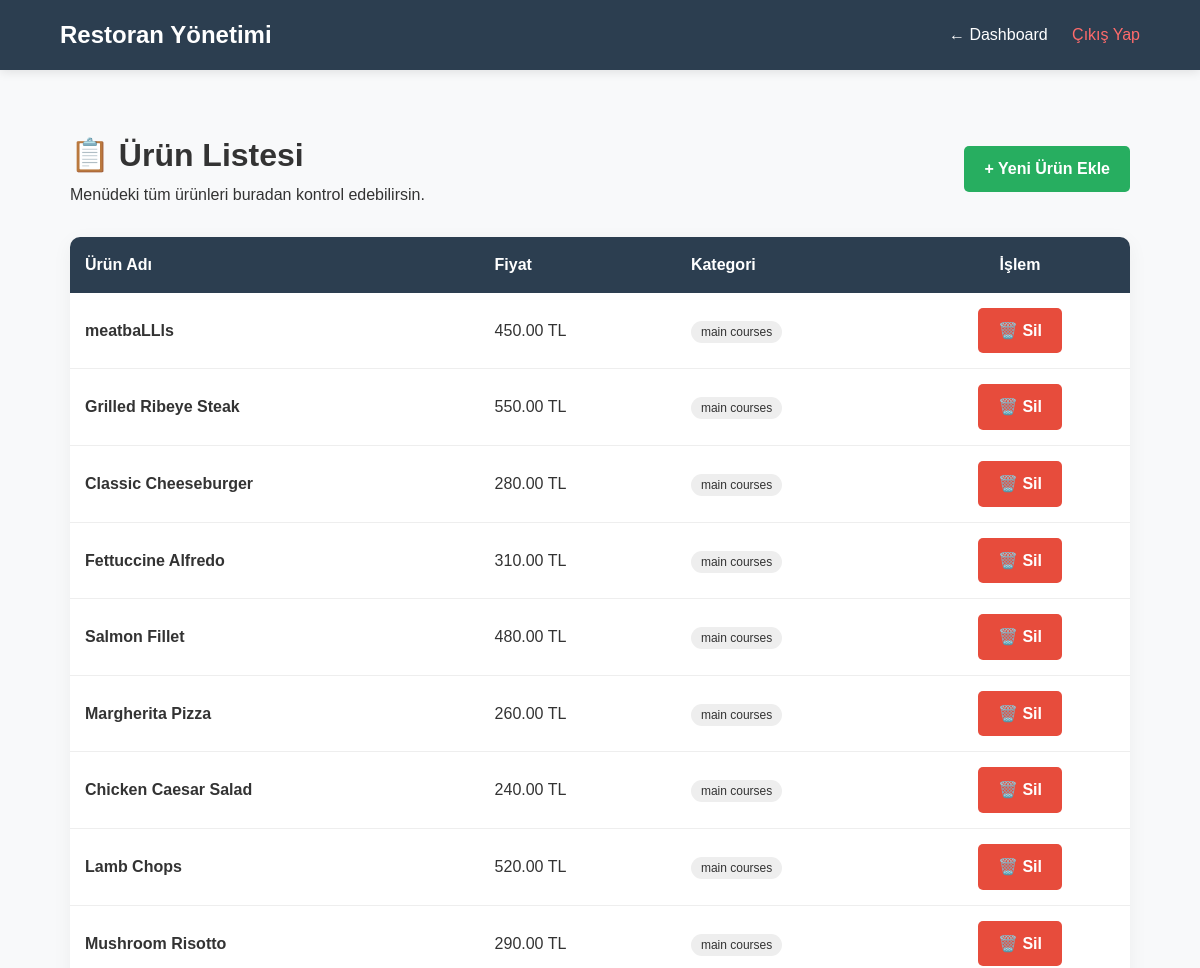
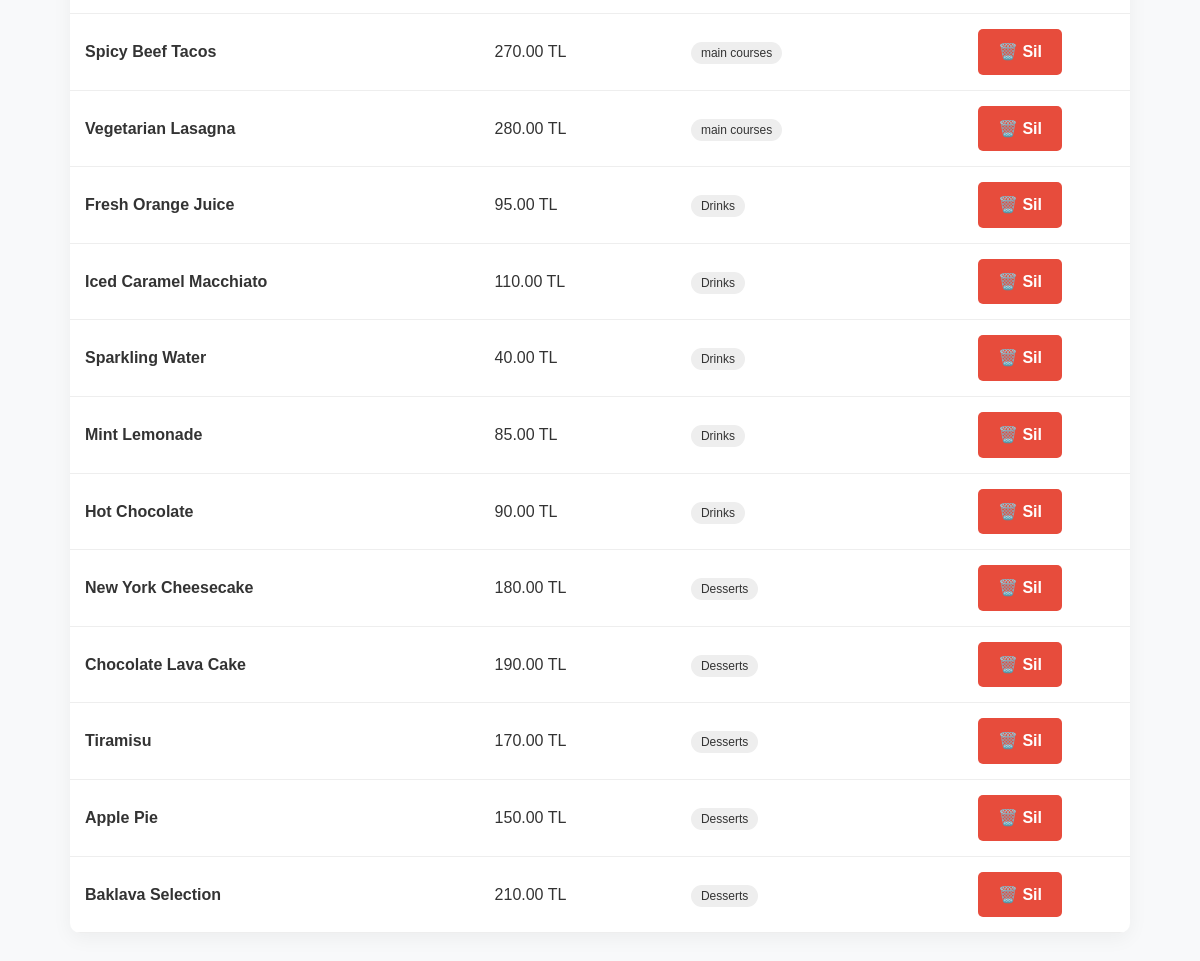
Page /admin/manage_products.php (signed in) on the earlier database version (2 pictures, top to bottom).
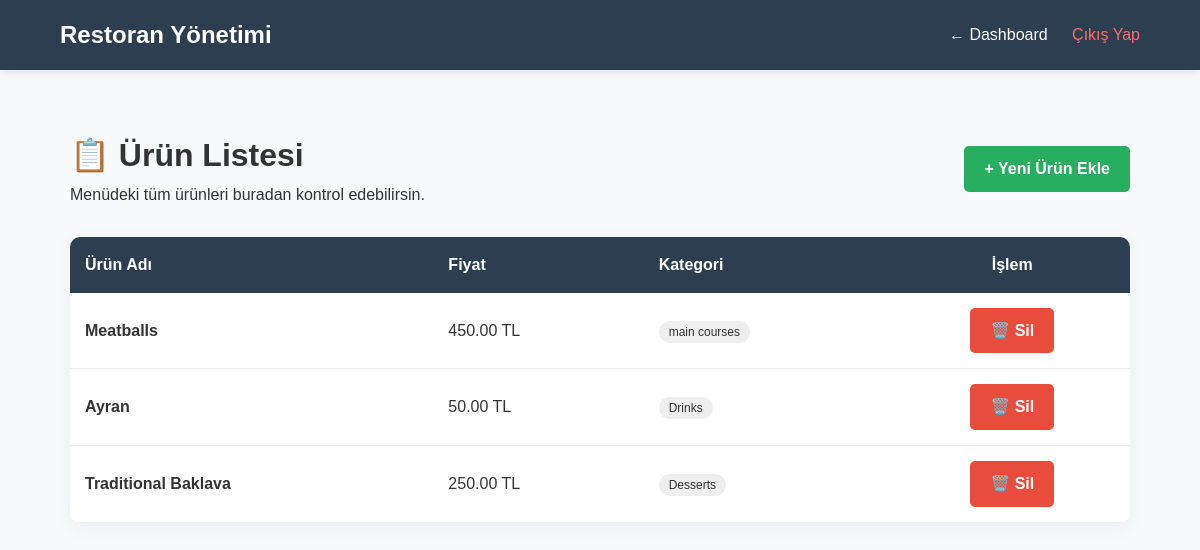
Same page on the later database version.
### tables this page shows
CREATE TABLE IF NOT EXISTS menu (
    product_id INT AUTO_INCREMENT PRIMARY KEY,
    product_name VARCHAR(100) NOT NULL,
    Price DECIMAL(10,2) NOT NULL,
    description TEXT,
    category_id INT NOT NULL,
    user_id INT NOT NULL,
    image_url VARCHAR(255),
    FOREIGN KEY (user_id) REFERENCES users(user_id) ON DELETE CASCADE,
    FOREIGN KEY (category_id) REFERENCES categories(category_id) ON DELETE CASCADE
);

CREATE TABLE IF NOT EXISTS categories (
    category_id INT AUTO_INCREMENT PRIMARY KEY,
    category_name VARCHAR(100) NOT NULL 
);

### admin/manage_products.php (the view, shortened to what this page needs)
<?php
include __DIR__ . '/../config/db.php';
$sql = "SELECT m.*, c.category_name FROM menu m
        JOIN categories c ON m.category_id = c.category_id";
$result = mysqli_query($conn, $sql);
?>
<!DOCTYPE html>
<html lang="tr">
<head>
    <link rel="stylesheet" href="../css/style.css">
</head>
<body>
    <div class="admin-navbar">
        <h2>Restoran Yönetimi</h2>
        <div class="nav-links">
            <a href="dashboard.php">← Dashboard</a>
            <a href="../logout.php" style="color: #ff6b6b;">Çıkış Yap</a>
        </div>
    </div>
    <div class="admin-container">
        <header style="display: flex; justify-content: space-between; align-items: center; margin-bottom: 30px;">
            <div>
                <h1>📋 Ürün Listesi</h1>
                <p>Menüdeki tüm ürünleri buradan kontrol edebilirsin.</p>
            </div>
            <a href="add_product.php" class="btn btn-add">+ Yeni Ürün Ekle</a>
        </header>
        <table>
            <thead>
                <tr>
                    <th>Ürün Adı</th>
                    <th>Fiyat</th>
                    <th>Kategori</th>
                    <th style="text-align: center;">İşlem</th>
                </tr>
            </thead>
            <tbody>
                <?php while($row = mysqli_fetch_assoc($result)): ?>
                <tr>
                    <td><strong><?php echo $row['product_name']; ?></strong></td>
                    <td><?php echo $row['Price']; ?> TL</td>
                    <td><span style="background: #eee; padding: 4px 10px; border-radius: 20px; font-size: 12px;"><?php echo $row['category_name']; ?></span></td>
                    <td style="text-align: center;">
                        <a href="manage_products.php?delete_id=<?php echo $row['product_id']; ?>"
                           class="btn btn-delete"
                           onclick="return confirm('Bu ürünü silmek istediğine emin misin?')">🗑️ Sil</a>
                    </td>
                </tr>
                <?php endwhile; ?>
            </tbody>
        </table>
    </div>
</body>
</html>

### css/style.css (style rules this page uses)
* { margin: 0; padding: 0; box-sizing: border-box; font-family: 'Poppins', sans-serif; }
body { background-color: #f8f9fa; color: #333; line-height: 1.6; }
.admin-navbar { background-color: #2c3e50; color: white; padding: 1rem 5%; display: flex; justify-content: space-between; align-items: center; box-shadow: 0 2px 10px rgba(0,0,0,0.1); }
.admin-navbar a { color: white; text-decoration: none; margin-left: 20px; font-weight: 500; transition: 0.3s; }
.admin-container { max-width: 1100px; margin: 40px auto; padding: 20px; }
table { width: 100%; border-collapse: collapse; background: white; border-radius: 10px; overflow: hidden; box-shadow: 0 5px 20px rgba(0,0,0,0.05); margin-top: 20px; }
th { background-color: #2c3e50; color: white; padding: 15px; text-align: left; }
td { padding: 15px; border-bottom: 1px solid #eee; }
.btn { padding: 10px 20px; border-radius: 5px; text-decoration: none; font-weight: 600; display: inline-block; cursor: pointer; border: none; transition: 0.3s; }
.btn-add { background-color: #27ae60; color: white; }
.btn-delete { background-color: #e74c3c; color: white; }

Differences in the rows shown:
removed menu: product_name "Grilled Ribeye Steak", Price "550.00", category.category_name "main courses"
removed menu: product_name "Classic Cheeseburger", Price "280.00", category.category_name "main courses"
removed menu: product_name "Fettuccine Alfredo", Price "310.00", category.category_name "main courses"
removed menu: product_name "Salmon Fillet", Price "480.00", category.category_name "main courses"
removed menu: product_name "Margherita Pizza", Price "260.00", category.category_name "main courses"
removed menu: product_name "Chicken Caesar Salad", Price "240.00", category.category_name "main courses"
removed menu: product_name "Lamb Chops", Price "520.00", category.category_name "main courses"
removed menu: product_name "Mushroom Risotto", Price "290.00", category.category_name "main courses"
removed menu: product_name "Spicy Beef Tacos", Price "270.00", category.category_name "main courses"
removed menu: product_name "Vegetarian Lasagna", Price "280.00", category.category_name "main courses"
removed menu: product_name "Fresh Orange Juice", Price "95.00", category.category_name "Drinks"
removed menu: product_name "Iced Caramel Macchiato", Price "110.00", category.category_name "Drinks"
removed menu: product_name "Sparkling Water", Price "40.00", category.category_name "Drinks"
removed menu: product_name "Mint Lemonade", Price "85.00", category.category_name "Drinks"
removed menu: product_name "Hot Chocolate", Price "90.00", category.category_name "Drinks"
removed menu: product_name "New York Cheesecake", Price "180.00", category.category_name "Desserts"
removed menu: product_name "Chocolate Lava Cake", Price "190.00", category.category_name "Desserts"
removed menu: product_name "Tiramisu", Price "170.00", category.category_name "Desserts"
removed menu: product_name "Apple Pie", Price "150.00", category.category_name "Desserts"
removed menu: product_name "Baklava Selection", Price "210.00", category.category_name "Desserts"
changed menu "main courses": product_name "meatbaLLls" → "Meatballs"
added menu: product_name "Ayran", Price "50.00", category.category_name "Drinks"
added menu: product_name "Traditional Baklava", Price "250.00", category.category_name "Desserts"
